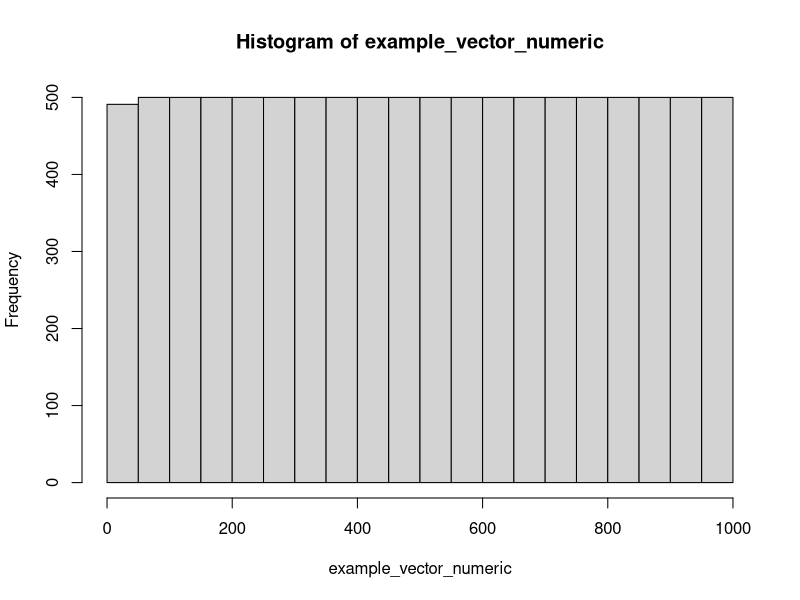
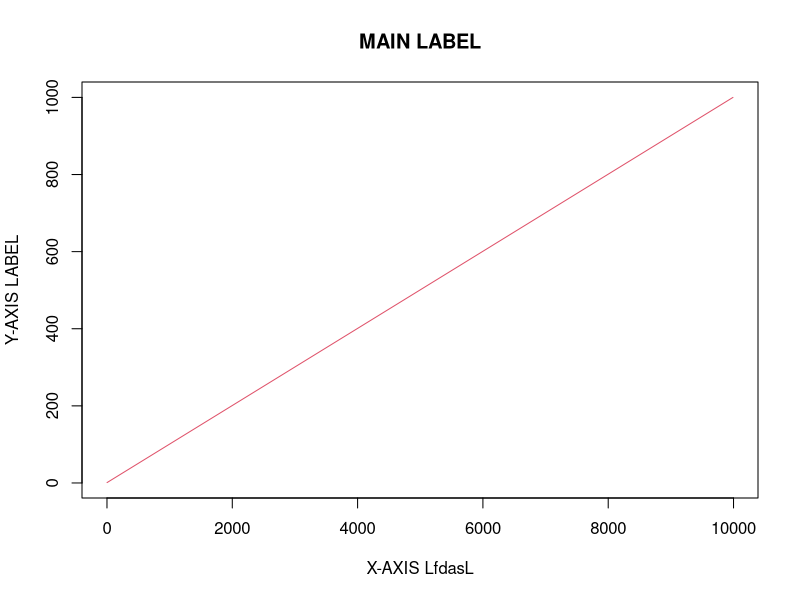
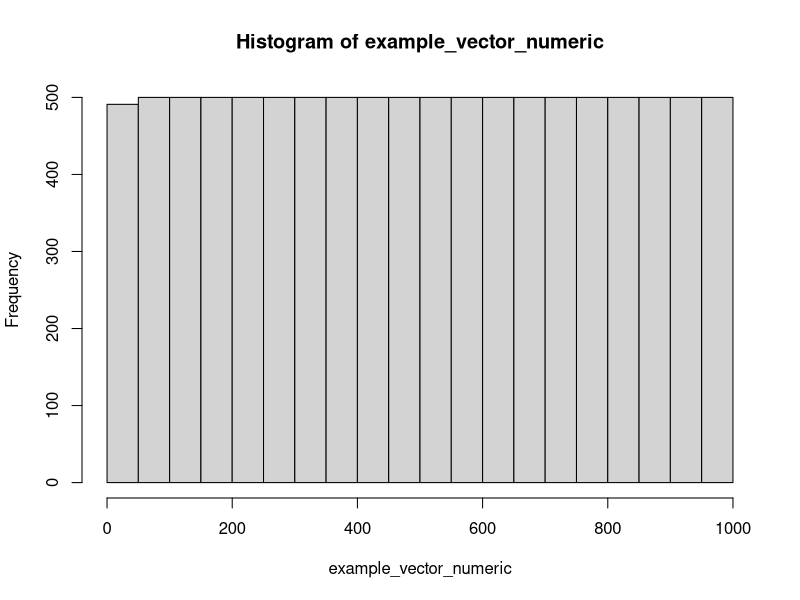
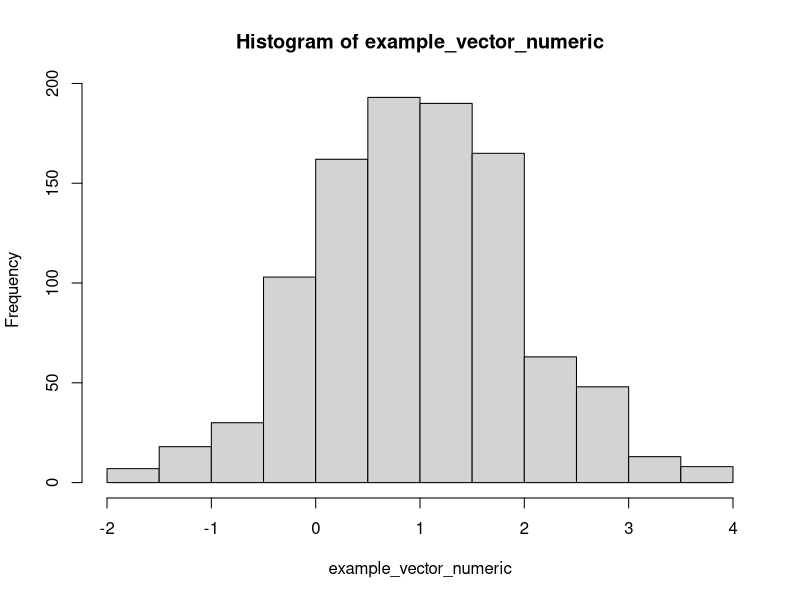
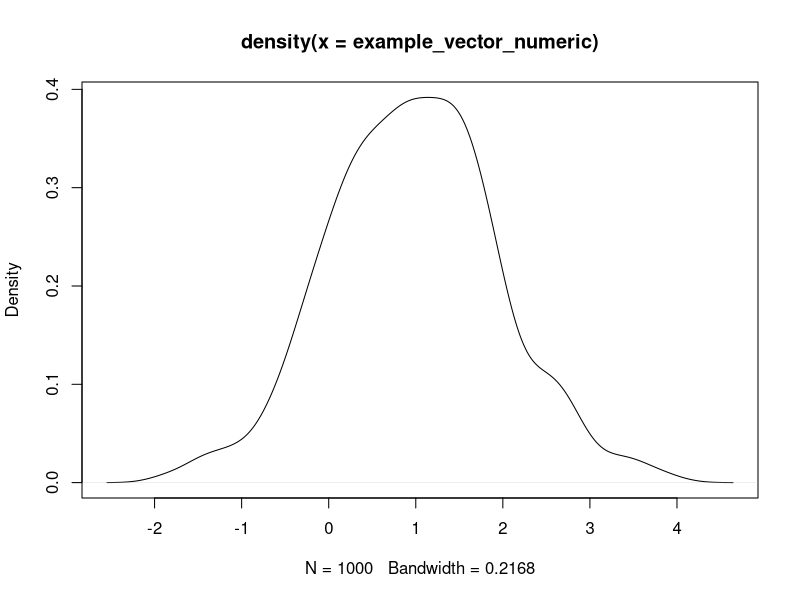
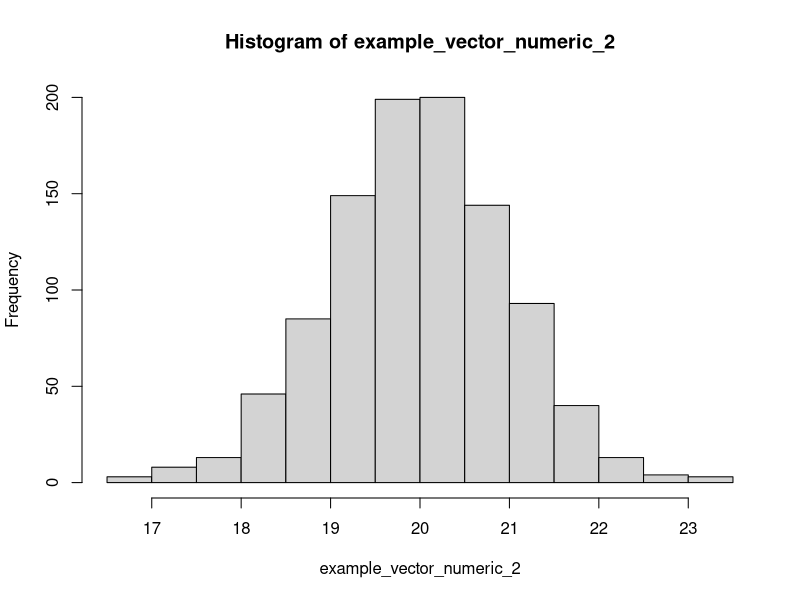
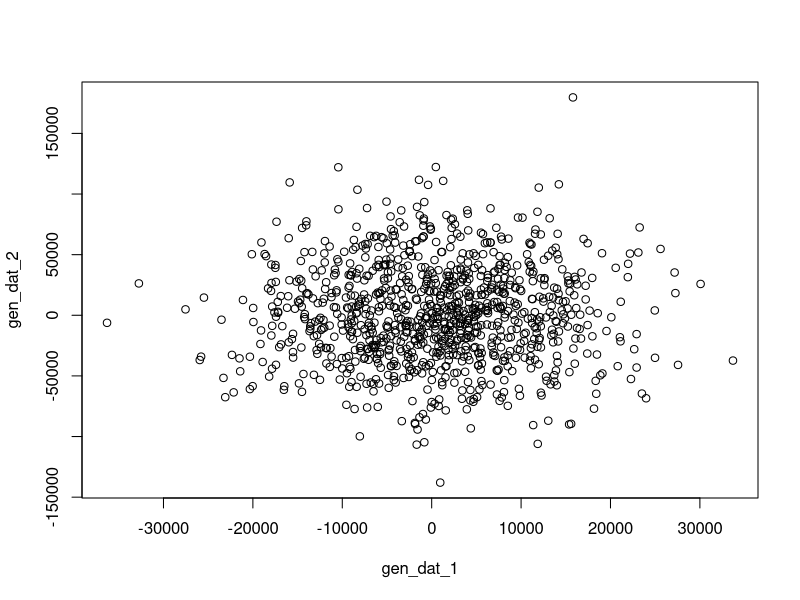

These figures' R source, in order: (Note: this script raises an error after producing the figures.)
####INTRO TO R####
## To run line(s) of code from a script 
  #Single line: Mac = CMD+Enter; Windows = CNTRL+Enter
  #Multiple lines: highlight the lines than use above
###Numerical Operations###
#Addition
2 + 2
#Subtraction
2-2
#Multipicatoin
2*2
#Division
2/2

##Declaring objects##
  #use either <- or = 
x <- 1
y = 2
x = y
y <- 3
x;y #Use colon to run multiple commands on same line

###Main objects in R###
#Atomic Vector: c(...) where ... objects to be concatenated 
  #character: "a" or 'a'
  #numeric: 1.0
  #integer: 1
  #logical: True/False or T/F
  #complex: (1+2i)

##Character
example_vector_char <- c('the','cat','in','the','hat')
example_vector_char[1:3]

sort(unique(example_vector_char))
sort(example_vector_char)
paste('file',1:5,sep='_')

nchar(example_vector_char) #number of characters
paste(example_vector_char,collapse = ' ') #paste elements together
rev(example_vector_char) #reverse ordering
x <- gsub('h','',example_vector_char) #replace h with nothing in all elements of example_vector_char
grepl('h',example_vector_char) #index of those with h
example_vector_char[grep('h',example_vector_char)]
grepl('h',example_vector_char) #logical if there is an h

which(grepl('h',example_vector_char)|grepl('a',example_vector_char)) #which are T #Chain commands inside done before outside

substr(example_vector_char,1,1) #Substring from character 1 to 1 of the string 
strsplit(example_vector_char,'h') #Split the character string around h

##Numeric
example_vector_numeric <- seq(1,1000,by = 0.1)
head(example_vector_numeric,10)
tail(example_vector_numeric,10)
sum(example_vector_numeric)
tail(cumsum(example_vector_numeric)) 
mean(example_vector_numeric)
median(example_vector_numeric)
quantile(example_vector_numeric,0.25)
summary(example_vector_numeric)
hist(example_vector_numeric)
which(example_vector_numeric == 434)# == for a logical check
?plot
plot(example_vector_numeric,typ = 'l',xlab = 'X-AXIS LfdasL',
     ylab = 'Y-AXIS LABEL',main ='MAIN LABEL',col = 2)
hist(example_vector_numeric)#histogram

?runif
example_vector_numeric <- rnorm(1000,mean = 1,sd = 1) #Thousand standard normal draws
hist(example_vector_numeric)
plot(density(example_vector_numeric))

example_vector_numeric_2 <- rnorm(1000,mean = 20,sd = 1)
hist(example_vector_numeric_2)
#Dot product
c(1,2,3,4) %*% matrix(c(1,2,3,4,5,6,7,8),4,2)

example_vector_numeric %*% example_vector_numeric_2

#Element wise operations
example_vector_numeric * example_vector_numeric_2


##Logical
T == TRUE
T == F
F == FALSE
T != F # ! indicates Not
F != F
T + T #True is coded as a 1 in R and F is coded as a 0
F + T
F + F
T*T
T | F# Vertical bar is an OR statement -> One needs to be true
F | F
T & F #& represents an AND statement -> both need to be true
T & T
F & F

##Factors: Reduce memory in your system
example_factor <- sample(rep(c('boy','girl'),100))
head(example_factor)
class(example_factor)
example_factor <- as.factor(example_factor)
head(example_factor)
class(example_factor)
levels(example_factor)
nlevels(example_factor)
as.numeric(example_factor) #Will return the factor level
as.numeric(as.factor(c('2','32','2','1','3')))#WRONG
as.numeric(as.character(as.factor(c('2','32','2','1','3'))))#Hurray


#Matrix: All entries are of the same type (character, factor, etc..) 

example_matrix <- matrix(NA,nrow = 10,ncol = 5)
dim(example_matrix)
head(example_matrix)
example_matrix[2,3] <- 3
head(example_matrix)
example_matrix[2,] <- 3
head(example_matrix)
na.omit(example_matrix)
example_matrix <- matrix(rnorm(50),nrow = 10,ncol = 5)
example_matrix_2 <- matrix(rnorm(50),nrow = 5,ncol = 10)
dim(example_matrix %*% example_matrix_2)

#Dataframe: All entries in a COLUMN are of the same type (character, factor, etc..)
example_df <- data.frame(a = c('apple','orange'),b = c(1:2),c = factor(c('boy','girl')))
class(example_df$a)
example_df$a <- as.character(example_df$a)
#Can access column vector data using df_name$column_name
nrow(example_df)
ncol(example_df)

#List: can hold multiple objects
example_list <- list(example_vector_char,
                     example_vector_numeric,
                     example_matrix,
                     example_df)

example_list[[1]][2]
head(example_list[[2]])
head(example_list[[3]])
head(example_list[[4]])
str(example_list)
length(example_list)


##Functions
#There are tons of built in functions..and even more avaialbe open source through CRAN
  #https://cran.r-project.org/web/packages/available_packages_by_name.html
#But you can make your own functions too
my.function <- function(x,y){
  (x + y)^2
}
my.function(1000,1000)

#options(scipen = 10)
andyFunction <- function(x,y){
  gen_dat_1 <- rnorm(1000,x,x^2)
  gen_dat_2 <- rnorm(1000,y,y^2)
  plot(gen_dat_1,gen_dat_2)
  return(sum(ifelse(gen_dat_1 > gen_dat_2,T,F)))
}
res <- andyFunction(100,200)
res

##Conditional Statment
if((2+2) == 5){
  #DO THIS
  print('HI')
}else{
  #DO SOMETHING ELSE
  print('NO')
}

#Can also be simplified quickly to 
ifelse(4> 3,'HI','NO')


#####Loops
#For
for(cat in 1:4){
  if(cat == 2){
    print('YO')
  }else{
    print(cat*2)
  }
}

for(row in 1:nrow(example_df)){ #Can nest loops -> gets slow 
  for(col in 1:ncol(example_df)){
    print(example_df[row,col])
  }
}

#Apply family
sapply(1:4,function(x)print(x)) #apply a function to a loop

apply(example_matrix,1,sum) #Rowwise loop through matrix
for(i in 1:nrow(example_matrix)){
  print(sum(example_matrix[i,]))
}

apply(example_matrix,2,sum) #Columnwise loop through matrix 1:ncol(example_matrix)
for(j_col in c(1,41,21,21)){
  print(j_col)
  #print(sum(example_matrix[,j_col]))
}


lapply(example_list,length) #Apply a function to each element of a list

#While loop
itr <- 1
while(itr <= 10){
  print(itr)
  itr <- itr + 1
}


##Repeat until
readinteger <- function(){
  n <- readline(prompt="Please, enter your ANSWER: ") 
}

repeat {   
  response <- as.integer(readinteger())
  if (response == 42) {
    print("Well done!")
    break
  } else print("Sorry, the answer to whatever the question MUST be 42")
}


##Plotting
plot(cos(1:100),typ = 'h',col=ifelse(cos(1:100) > 0,3,2),xlab = '',ylab = 'Cos(x)',ylim=c(-2,2))
lines(cos(1:100),col = 4)
legend('topleft',legend = c('Greater 0','Less 0'),col = 3:2,lty = 1)
text(50,1,'Yo')

rand_dat <- matrix(NA,100,10)
for(i in 1:ncol(rand_dat)){
  rand_dat[,i] <- rnorm(100,i,i^0.2)
}

plot(rand_dat[,1],typ = 'l',xlab = '',ylab = '',ylim=c(min(rand_dat),max(rand_dat)))
for(i in 2:ncol(rand_dat)){
  lines(rand_dat[,i],col = i)
}



#The data give the speed of cars and the distances taken to stop. Note that the data were recorded in the 1920s.
head(cars)
plot(cars$speed,cars$dist,xlab = 'Speed',ylab = 'Distance',main = 'Stopping Distance')
mdl <- lm(cars$dist~cars$speed)
mdl
summary(mdl)
mdl$coefficients
mdl$residuals
plot(cars$speed,cars$dist,xlab = 'Speed',ylab = 'Distance',main = 'Stopping Distance')
abline(mdl,col = 2)


##Can look into ggplot as well
##http://rstudio-pubs-static.s3.amazonaws.com/12581_042080eb6d9a498da1f7dc99238e2efc.html
head(mtcars)
install.packages('ggplot2')
library(ggplot2)